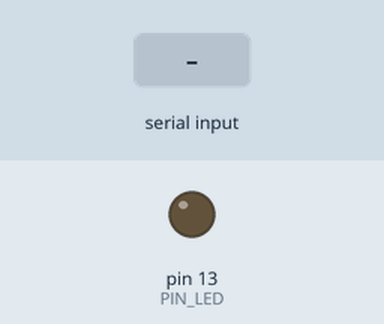
This sketch was run on a simulated Arduino Uno, built with avr-gcc and run on an emulated ATmega328P. Shown: output pins drawn as LEDs (lit = HIGH). The test bench sets the inputs (shaded band).

Above: at 1.2 s.
1.3 s: "E" received over Serial
At 2.4 s:
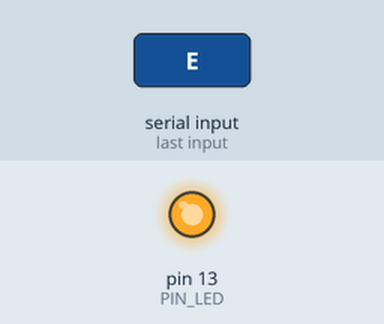
2.8 s: "F" received over Serial
At 3.6 s:
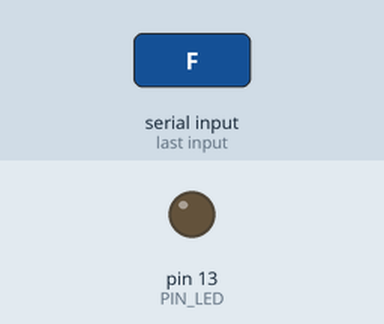
Timing chart, 0 to 5.8 s (numbered marks = the images above; inputs shaded):
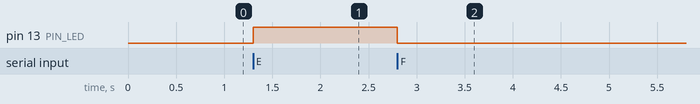

The sketch:

sketch_oct22a.ino
```cpp
const int PIN_LED=13;

void setup() {
  // put your setup code here, to run once:
Serial.begin(9600);
pinMode(PIN_LED,OUTPUT);

}

void loop() {
  // put your main code here, to run repeatedly:
if(Serial.available()>0){
  int LeerCaracter=Serial.read();
  if (LeerCaracter== 'E'){
    digitalWrite (PIN_LED, HIGH);

  }else if (LeerCaracter=='F'){
    digitalWrite (PIN_LED,LOW);
  }else{}
}
}
```

Measured:
- after the input at 1.3 s, pin 13 (PIN_LED): LOW → HIGH at once
- after the input at 2.8 s, pin 13 (PIN_LED): HIGH → LOW at once
